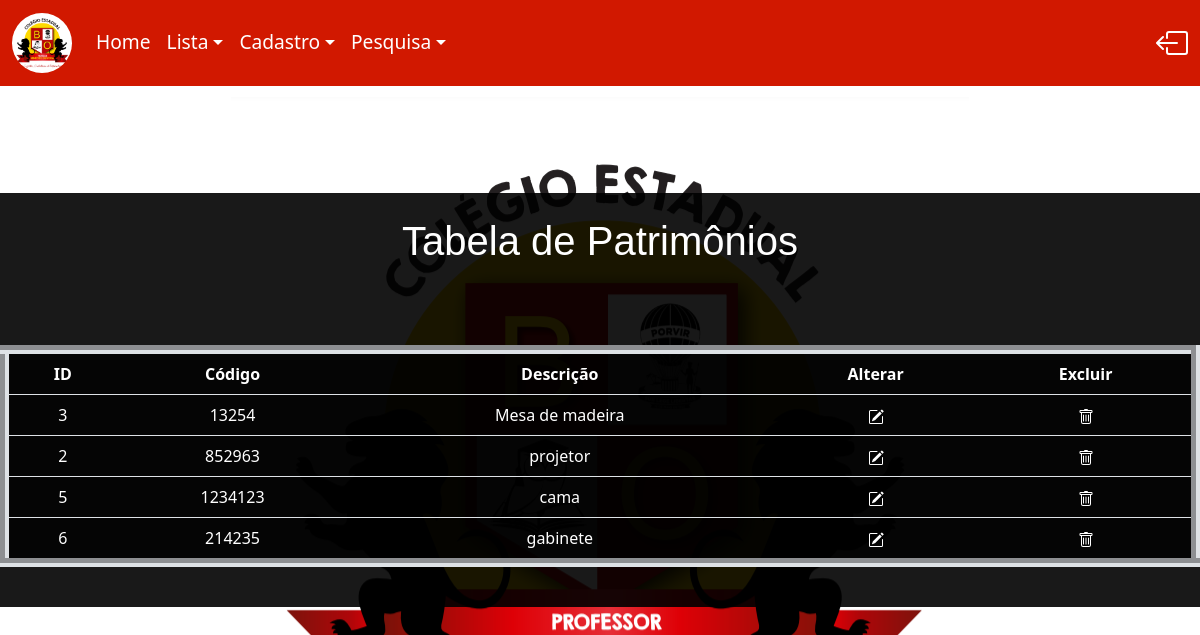
The app's page /PHP_P/lista.php with its own data.
### tables this page shows
CREATE TABLE IF NOT EXISTS `patrimonio` (
  `Num_Pat` int(11) NOT NULL AUTO_INCREMENT,
  `Cod_Func` int(11) NOT NULL,
  `Num_Sala` int(11) NOT NULL,
  `Cod_Pat` int(11) NOT NULL,
  `dsc` varchar(100) NOT NULL,
  `Tipo` varchar(40) NOT NULL,
  `Data_Tomb` date NOT NULL,
  `sts` varchar(50) NOT NULL,
  PRIMARY KEY (`Num_Pat`),
  UNIQUE KEY `Cod_Pat` (`Cod_Pat`)
);

### PHP_P/lista.php (the view, shortened to what this page needs)
<!DOCTYPE html>
<html lang="en">
<head>
    <link href="https://cdn.jsdelivr.net/npm/bootstrap@5.2.1/dist/css/bootstrap.min.css" rel="stylesheet">
    <link href="https://getbootstrap.com/docs/5.2/assets/css/docs.css" rel="stylesheet">
    <link rel="stylesheet" href="../CSS/desing.css">
    <link rel="stylesheet" href="../css/home.css">
</head>
<body>
</body>
</html>
<?php
        require_once('../Inicial_PHP/home.php');
        echo nav();
?>
<!DOCTYPE html>
<html lang="pt-br">
<head>
</head>
<body>
    <div class="snick">
        <h1> Tabela de Patrimônios </h1>
        <br><br><br>
        <table border= 9 class="table text-white table-bg">
            <thead>
                <tr>
                <th scope="col"> ID </th>
                <th scope="col"> Código </th>
                <th scope="col"> Descrição </th>
                <th scope="col"> Alterar </th>
                <th scope="col"> Excluir </th>
                </tr>
            </thead>
            <tbody>
                <?php
                    include_once('conexao.php');
                    $sql = "select * from patrimonio";
                    $result = mysqli_query($conn, $sql);
                    while ($row = mysqli_fetch_array ($result)){
                        echo "<tr>";
                        echo "<td>" . $row['Num_Pat'] . "</td>";
                        echo "<td>" . $row['Cod_Pat'] . "</td>";
                        echo "<td>" . $row['dsc'] . "</td>";
                        echo "<td>";
                        echo "<a href=\"altera.php?id=".$row['Cod_Pat'] . "\"><svg xmlns='http://www.w3.org/2000/svg' width='16' height='16' fill='currentColor' class='bi bi-pencil-square' viewBox='0 0 16 16'>
                        <path d='M15.502 1.94a.5.5 0 0 1 0 .706L14.459 3.69l-2-2L13.502.646a.5.5 0 0 1 .707 0l1.293 1.293zm-1.75 2.456-2-2L4.939 9.21a.5.5 0 0 0-.121.196l-.805 2.414a.25.25 0 0 0 .316.316l2.414-.805a.5.5 0 0 0 .196-.12l6.813-6.814z'/>
                        <path fill-rule='evenodd' d='M1 13.5A1.5 1.5 0 0 0 2.5 15h11a1.5 1.5 0 0 0 1.5-1.5v-6a.5.5 0 0 0-1 0v6a.5.5 0 0 1-.5.5h-11a.5.5 0 0 1-.5-.5v-11a.5.5 0 0 1 .5-.5H9a.5.5 0 0 0 0-1H2.5A1.5 1.5 0 0 0 1 2.5v11z'/>
                        </svg></a>";
                        echo "</td>";
                        echo "<td>";
                        echo "<a href=\"deletar.php?id=".$row['Cod_Pat'] . "\"><svg xmlns='http://www.w3.org/2000/svg' width='16' height='16' fill='currentColor' class='bi bi-trash' viewBox='0 0 16 16'>
                        <path d='M5.5 5.5A.5.5 0 0 1 6 6v6a.5.5 0 0 1-1 0V6a.5.5 0 0 1 .5-.5zm2.5 0a.5.5 0 0 1 .5.5v6a.5.5 0 0 1-1 0V6a.5.5 0 0 1 .5-.5zm3 .5a.5.5 0 0 0-1 0v6a.5.5 0 0 0 1 0V6z'/>
                        <path fill-rule='evenodd' d='M14.5 3a1 1 0 0 1-1 1H13v9a2 2 0 0 1-2 2H5a2 2 0 0 1-2-2V4h-.5a1 1 0 0 1-1-1V2a1 1 0 0 1 1-1H6a1 1 0 0 1 1-1h2a1 1 0 0 1 1 1h3.5a1 1 0 0 1 1 1v1zM4.118 4 4 4.059V13a1 1 0 0 0 1 1h6a1 1 0 0 0 1-1V4.059L11.882 4H4.118zM2.5 3V2h11v1h-11z'/>
                        </svg></a>";
                        echo "</td>";
                        echo "</tr>";
                    }
                    echo "</table>";
                ?>
    </div>
</body>
</html>

### Inicial_PHP/home.php (shortened to what this page needs)
<?php
    function Nav(){
      return<<<HTML
         <nav class="navbar navbar-expand-lg"style="background-color: #D11800";>
            <div class="container-fluid">
              <a class="navbar-brand" href="#">
             <img class="img" src="../Imagens/c.png" >
              </a>
              <div class="collapse navbar-collapse" id="navbarNavDropdown">
                <ul class="navbar-nav">
                  <li class="nav-item">
                 <div class="cor">  <a class="nav-link" aria-current="page" href="../Inicial_HTML/home.html">Home</a></div>
                  </li>
                  <li class=" nav-item dropdown">
                    <a class="nav-link dropdown-toggle" role="button" data-bs-toggle="dropdown" aria-expanded="false" href="#">Lista</a>
                  </li>
                  <li class=" nav-item dropdown">
                    <a class="nav-link dropdown-toggle" role="button" data-bs-toggle="dropdown" aria-expanded="false" href="#">Cadastro</a>
                  </li>
                  <li class=" nav-item dropdown">
                    <a class="nav-link dropdown-toggle" role="button" data-bs-toggle="dropdown" aria-expanded="false" href="#">Pesquisa</a>
                  </li>
              </div>
              <a href="../Inicial_PHP/logout.php"><svg xmlns="http://www.w3.org/2000/svg" color="white" width="32" height="32" fill="currentColor" class="bi bi-box-arrow-left" viewBox="0 0 16 16">
              </svg>
            </a>
            </div>
          </nav>
        HTML;
    }
?>

### CSS/desing.css (style rules this page uses)
body { background-color: #fff; }
.snick { background-color: rgba(0, 0, 0, 0.9); position: absolute; top: 50%; left: 50%; transform: translate(-50%, -50%); padding: 2%; border-radius: 15px; color: #fff; }
h1 { font-family: Arial, Helvetica, sans-serif; color: white; text-align: center; }
a { position: relative; color:white; }

### CSS/home.css (style rules this page uses)
body { background-image: url('../Imagens/c.png'); background-repeat: no-repeat; background-position-x: 50%; background-position-y: -15%; }
.img { width: 60px; border-radius: 50%; }
.nav-link { color: white; font-weight: 500; font-size: 1.2em; }
.navbar { width: 100%; position: relative; }
img { position: relative; }

### PHP_P/lista.php (style rules this page uses)
.table-bg { background: rgba(0,0,0,0.8); border-radius: 15px 15px 0 0; text-align: center; width: 1200px; }

### records on screen
patrimonio: Num_Pat "3", Cod_Pat "13254", dsc "Mesa de madeira"
patrimonio: Num_Pat "2", Cod_Pat "852963", dsc "projetor"
patrimonio: Num_Pat "5", Cod_Pat "1234123", dsc "cama"
patrimonio: Num_Pat "6", Cod_Pat "214235", dsc "gabinete"
